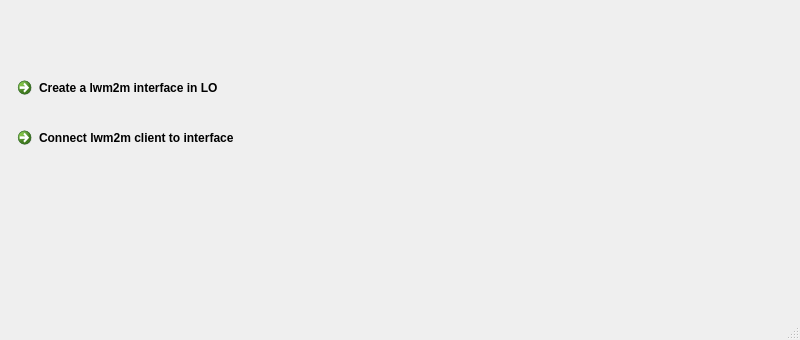
<?xml version="1.0" encoding="UTF-8"?>
<ui version="4.0">
 <class>MainWindow</class>
 <widget class="QMainWindow" name="MainWindow">
  <property name="geometry">
   <rect>
    <x>0</x>
    <y>0</y>
    <width>800</width>
    <height>340</height>
   </rect>
  </property>
  <property name="windowTitle">
   <string>MainWindow</string>
  </property>
  <widget class="QWidget" name="centralwidget">
   <widget class="QCommandLinkButton" name="CreateIface">
    <property name="geometry">
     <rect>
      <x>10</x>
      <y>70</y>
      <width>281</width>
      <height>41</height>
     </rect>
    </property>
    <property name="text">
     <string>Create a lwm2m interface in LO</string>
    </property>
   </widget>
   <widget class="QCommandLinkButton" name="Connect">
    <property name="geometry">
     <rect>
      <x>10</x>
      <y>120</y>
      <width>281</width>
      <height>41</height>
     </rect>
    </property>
    <property name="text">
     <string>Connect lwm2m client to interface</string>
    </property>
   </widget>
  </widget>
  <widget class="QStatusBar" name="statusbar"/>
 </widget>
 <resources/>
 <connections/>
</ui>
